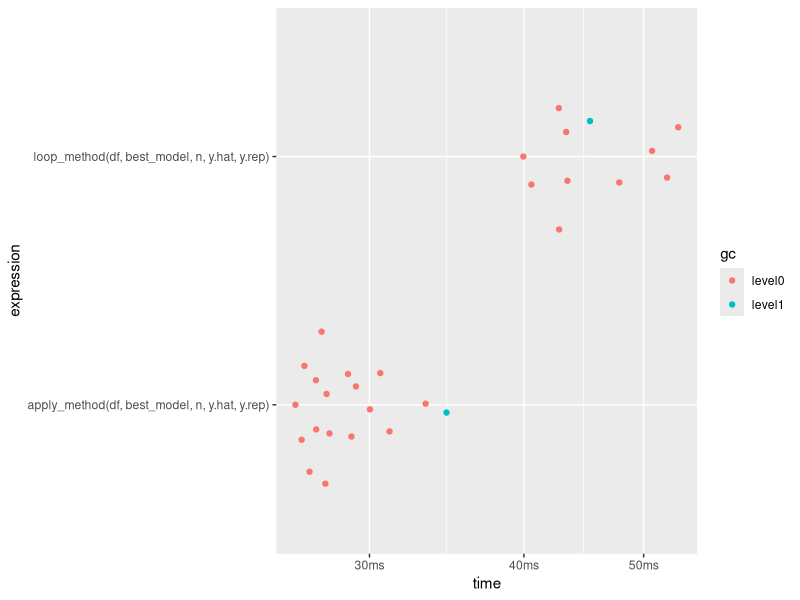

Recreate this plot in R.
## ---- chunk 1
library(tidyverse)
library(here)
library(MASS)
library(broom)
library(ggbeeswarm)
whale <- read_csv(here("data", "sperm_whale_pop.csv"))
ntimes <- 100

# setup needed
  df <- whale
  fit.poi <- glm(df$Population ~ df$Year, data = df, family = "poisson")
  best_model <- fit.poi
  n <- max(df$Year) - min(df$Year) +1
  y.hat <- best_model$fitted.values
  y.rep <- matrix(ncol = ntimes, data = c(rpois(n*ntimes, y.hat)))
  years <- c(min(df$Year):max(df$Year))
  
# using apply 
  apply_method <- function(df, best_model, n, y.hat, y.rep){
  y.rep.sort <- -apply(-y.rep, 2, sort)
  y.coefs <- t(apply(y.rep.sort, 2, function(y.col) lm(y.col~years)$coef))
  end.dates <- -1* y.coefs[,1] / y.coefs[,2]
  return(end.dates)
  }
  
  apply_method(df, best_model, n, y.hat, y.rep)  

  # using for loop
  loop_method <- function(df, best_model, n, y.hat, y.rep){
    end_dates <- double(ntimes)
    for (i in 1:ntimes){
      sim_reg <- lm(sort(y.rep[,i], decreasing = TRUE) ~
                  years)
      end_dates[i] <- -1*summary(sim_reg)$coefficients[1,1] /   
         summary(sim_reg)$coefficients[2,1]
    }
    return(end_dates)
  }
  
  loop_method(df, best_model, n, y.hat, y.rep)

  times <- bench::mark(
  apply_method(df, best_model, n, y.hat, y.rep), 
  loop_method(df, best_model, n, y.hat, y.rep)
)
times
plot(times)
